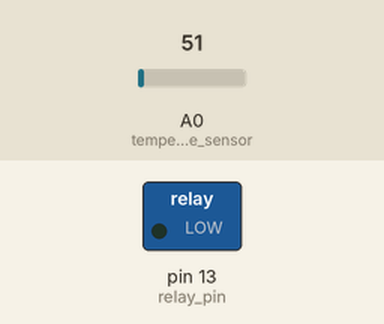
Bench run of a sketch on a simulated Arduino Uno, built with avr-gcc and run on an emulated ATmega328P. Shown: switched loads named in the sketch (green lamp = pin HIGH). The inputs (shaded band) are chosen by the test bench; at power-on: A0 (temperature_sensor) = 51. What the sketch prints to the serial monitor is not drawn.

Above: at 0.1 s.
At 5.1 s:
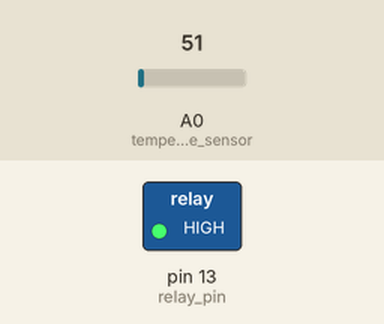
Timing chart, 0 to 6.6 s (numbered marks = the images above):
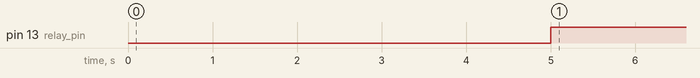

The sketch:

heater.ino.ino
```cpp
int temperature_sensor = A0;
char relay_pin = 13;
void setup ()
{
  pinMode (temperature_sensor,INPUT);
  Serial.begin (9600);
  pinMode (relay_pin,OUTPUT);
}
void loop ()
{
  int nothing = analogRead (temperature_sensor);
  float X= nothing*(5.0/1023.0);
  float Temperature_by_priyanshu=X*100;
  Serial.print ("Temperature: ");
  Serial.print (Temperature_by_priyanshu);
  Serial.print ("°C");
  delay (5000);
  if (Temperature_by_priyanshu >= 18)
  {
    digitalWrite (relay_pin,HIGH);
  }
  else
  {
    digitalWrite (relay_pin,LOW);
  }
}
```

Measured:
- by itself, pin 13 (relay_pin): LOW → HIGH at 5.0 s
